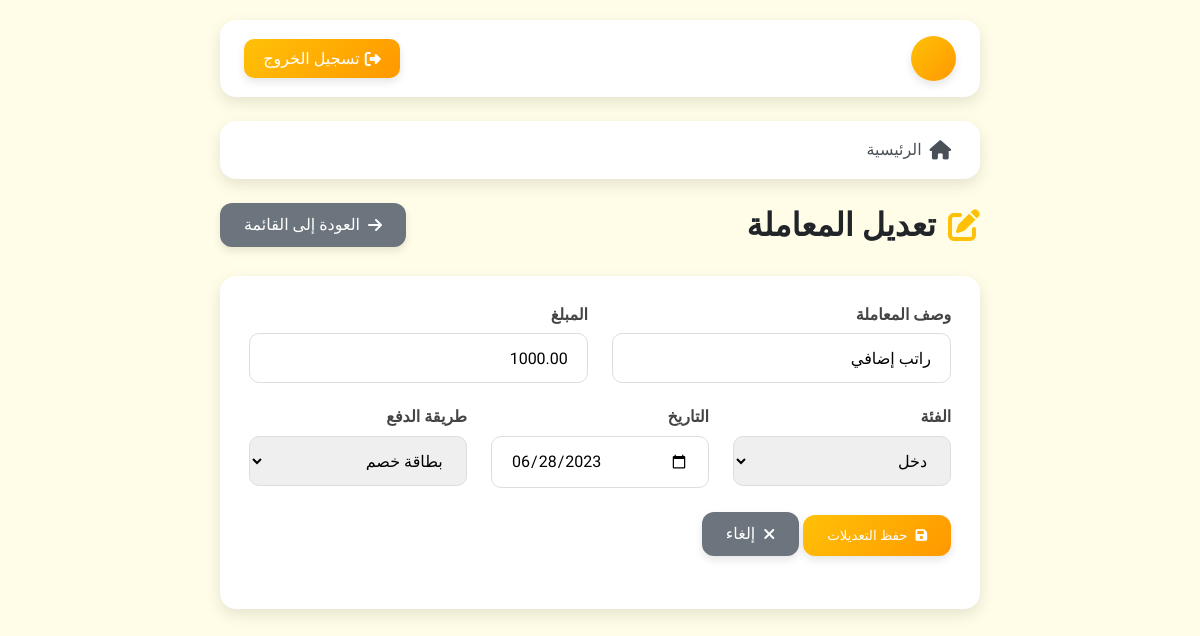
Page /edit_transaction.php?id=7 (signed in) on the committed database.
### tables this page shows
CREATE TABLE IF NOT EXISTS transactions (
    id INT AUTO_INCREMENT PRIMARY KEY, 
     
    
    description VARCHAR(255) NOT NULL, 
     
    
    amount DECIMAL(10,2) NOT NULL, 
     
    
    category ENUM('food', 'transport', 'entertainment', 'income', 'bills', 'shopping', 'health', 'other') DEFAULT 'other', 
     
    
    date DATE NOT NULL, 
     
    
    payment_method ENUM('cash', 'credit card', 'debit card', 'digital wallet') DEFAULT 'cash', 
     
    
    created_at TIMESTAMP DEFAULT CURRENT_TIMESTAMP, 
     
    
    updated_at TIMESTAMP DEFAULT CURRENT_TIMESTAMP ON UPDATE CURRENT_TIMESTAMP 
     
);

### edit_transaction.php (the view, shortened to what this page needs)
<?php
include "config.php";
$id = $_GET['id'];
$sql = "SELECT * FROM transactions WHERE id = $id";
$result = mysqli_query($conn, $sql);
$transaction = mysqli_fetch_assoc($result);
?>
<!DOCTYPE html>
<html lang="ar" dir="rtl">
<head>
    <link rel="stylesheet" href="https://cdnjs.cloudflare.com/ajax/libs/font-awesome/6.4.0/css/all.min.css">
</head>
<body>
    <div class="container">
        <div class="topbar">
            <div class="user-info">
                <div class="avatar"><?php echo substr($_SESSION["username"], 0, 1); ?></div>
            </div>
            <a href="logout.php" class="logout-btn"><i class="fas fa-sign-out-alt"></i> تسجيل الخروج</a>
        </div>
        <div class="nav">
            <a href="index.php"><i class="fas fa-home"></i> الرئيسية</a>
            <a href="transactions.php" class="active"><i class="fas fa-exchange-alt"></i> المعاملات</a>
        </div>
        <div class="page-header">
            <h1 class="page-title"><i class="fas fa-edit"></i> تعديل المعاملة</h1>
            <a href="transactions.php" class="btn btn-secondary"><i class="fas fa-arrow-right"></i> العودة إلى القائمة</a>
        </div>
        <div class="form-container">
            <form method="post">
                <div class="form-row">
                    <div class="form-col">
                        <div class="form-group">
                            <label for="description">وصف المعاملة</label>
                            <input type="text" class="form-control" id="description" name="description" value="<?php echo $transaction['description']; ?>" required>
                        </div>
                    </div>
                    <div class="form-col">
                        <div class="form-group">
                            <label for="amount">المبلغ</label>
                            <input type="number" step="0.01" class="form-control" id="amount" name="amount" value="<?php echo $transaction['amount']; ?>" required>
                        </div>
                    </div>
                </div>
                <div class="form-row">
                    <div class="form-col">
                        <div class="form-group">
                            <label for="category">الفئة</label>
                            <select class="form-control" id="category" name="category" required>
                                <option value="income" <?php echo $transaction['category'] == 'income' ? 'selected' : ''; ?>>دخل</option>
                            </select>
                        </div>
                    </div>
                    <div class="form-col">
                        <div class="form-group">
                            <label for="date">التاريخ</label>
                            <input type="date" class="form-control" id="date" name="date" value="<?php echo $transaction['date']; ?>" required>
                        </div>
                    </div>
                    <div class="form-col">
                        <div class="form-group">
                            <label for="payment_method">طريقة الدفع</label>
                            <select class="form-control" id="payment_method" name="payment_method" required>
                                <option value="debit card" <?php echo $transaction['payment_method'] == 'debit card' ? 'selected' : ''; ?>>بطاقة خصم</option>
                            </select>
                        </div>
                    </div>
                </div>
                <div class="form-group">
                    <button type="submit" class="btn btn-primary"><i class="fas fa-save"></i> حفظ التعديلات</button>
                    <a href="transactions.php" class="btn btn-secondary"><i class="fas fa-times"></i> إلغاء</a>
                </div>
            </form>
        </div>
    </div>
</body>
</html>

### edit_transaction.php (style rules this page uses)
:root { --primary: #FFC107; --primary-dark: #FFA000; --secondary: #FF9800; --success: #4CAF50; --danger: #F44336; --info: #2196F3; --warning: #FF5722; --light: #FFF8E1; --dark: #212529; --background: #FFFDE7; --card-shadow: 0 6px 15px rgba(0, 0, 0, 0.1); }
* { margin: 0; padding: 0; box-sizing: border-box; font-family: 'Tajawal', sans-serif; }
body { background-color: var(--background); color: #333; min-height: 100vh; }
.container { max-width: 800px; margin: 0 auto; padding: 20px; }
.topbar { background-color: white; border-radius: 16px; padding: 1rem 1.5rem; margin-bottom: 1.5rem; display: flex; justify-content: space-between; align-items: center; box-shadow: var(--card-shadow); animation: slideDown 0.5s ease; }
.user-info { display: flex; align-items: center; }
.user-info .avatar { width: 45px; height: 45px; background: linear-gradient(135deg, var(--primary), var(--secondary)); border-radius: 50%; display: flex; align-items: center; justify-content: center; color: white; margin-left: 10px; font-weight: bold; box-shadow: 0 4px 8px rgba(0,0,0,0.1); }
.logout-btn { background: linear-gradient(135deg, var(--primary), var(--secondary)); color: white; padding: 0.6rem 1.2rem; border-radius: 10px; text-decoration: none; display: flex; align-items: center; transition: all 0.3s; box-shadow: 0 4px 8px rgba(0,0,0,0.1); }
.logout-btn i { margin-left: 5px; }
.nav { display: flex; background: white; border-radius: 16px; margin-bottom: 1.5rem; box-shadow: var(--card-shadow); overflow: hidden; animation: slideDown 0.6s ease; }
.nav a { padding: 1.2rem 1.8rem; text-decoration: none; color: #495057; font-weight: 500; transition: all 0.3s; display: flex; align-items: center; position: relative; overflow: hidden; }
.nav a:before { content: ''; position: absolute; top: 0; left: 0; width: 100%; height: 100%; background: linear-gradient(135deg, var(--primary), var(--secondary)); z-index: -1; transform: translateY(100%); transition: transform 0.3s ease; }
.nav a:hover:before, .nav a.active:before { transform: translateY(0); }
.nav a:hover, .nav a.active { color: white; }
.nav a i { margin-left: 8px; font-size: 1.2rem; }
.page-header { display: flex; justify-content: space-between; align-items: center; margin-bottom: 1.8rem; }
.page-title { font-size: 2rem; color: var(--dark); display: flex; align-items: center; }
.page-title i { margin-left: 12px; color: var(--primary); }
.btn { padding: 0.8rem 1.5rem; border-radius: 12px; text-decoration: none; display: inline-flex; align-items: center; transition: all 0.3s; font-weight: 500; border: none; cursor: pointer; box-shadow: 0 4px 8px rgba(0,0,0,0.1); }
.btn-primary { background: linear-gradient(135deg, var(--primary), var(--secondary)); color: white; }
.btn-secondary { background: #6c757d; color: white; }
.btn i { margin-left: 8px; }
.form-container { background-color: white; border-radius: 16px; padding: 1.8rem; box-shadow: var(--card-shadow); margin-bottom: 1.8rem; animation: fadeIn 0.8s ease; }
.form-group { margin-bottom: 1.5rem; }
.form-group label { display: block; margin-bottom: 0.6rem; font-weight: 600; color: #444; }
.form-control { width: 100%; padding: 0.9rem 1.2rem; border: 1px solid #ddd; border-radius: 10px; font-size: 1rem; transition: all 0.3s; }
.form-row { display: flex; flex-wrap: wrap; margin-right: -12px; margin-left: -12px; }
.form-col { flex: 1 0 0%; padding: 0 12px; }
select.form-control { height: 50px; }

### rows in the picture
transactions: description "راتب إضافي", amount "1000.00", category "دخل", date "06/28/2023", payment_method "بطاقة خصم"
